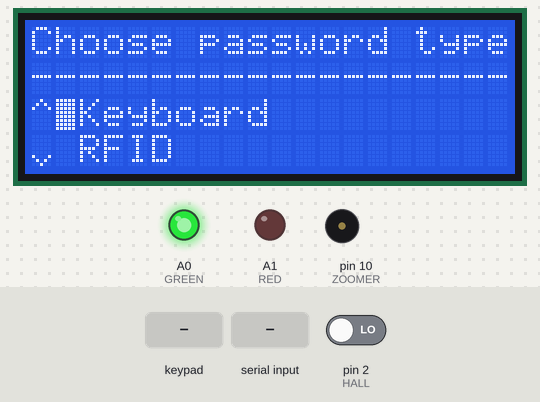
A sketch run on a simulated Arduino Uno, built with avr-gcc and run on an emulated ATmega328P. Shown: 20×4 character LCD, output pins drawn as LEDs (lit = HIGH), buzzer (waves = sounding). The inputs (shaded band) are chosen by the test bench; at power-on: pin 2 (HALL) LOW. Pins used as bus, display or sensor lines are not drawn; what the sketch prints to the serial monitor is not drawn.

Above: at 1.3 s.
1.4 s: keypad keys 5 4 3 A pressed 0.4 s apart
At 3.8 s:
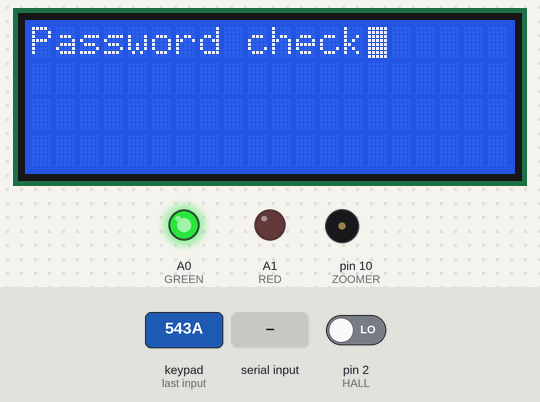
4.5 s: "2-" received over Serial
At 4.92 s:
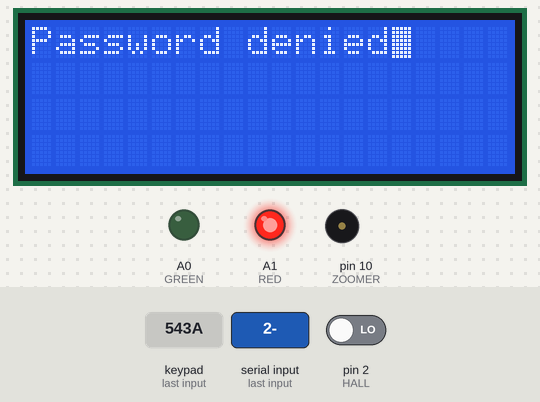
6.5 s: key '2' pressed
At 7.2 s:
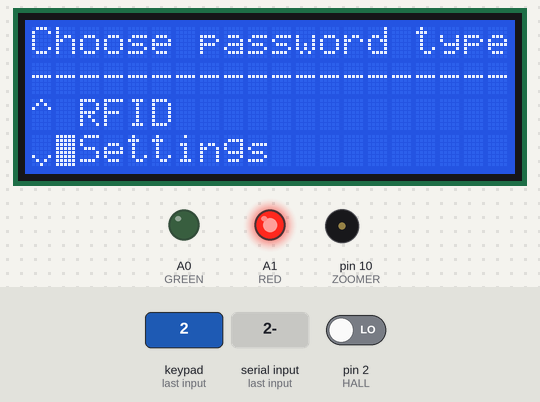
8.0 s: key '5' pressed
At 8.7 s:
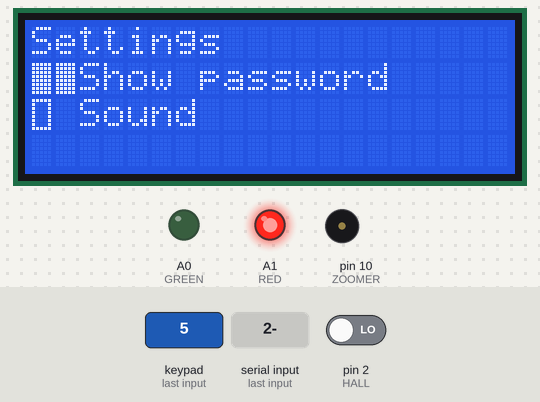
9.5 s: keypad keys 5 4 3 pressed 0.4 s apart
At 9.57 s:
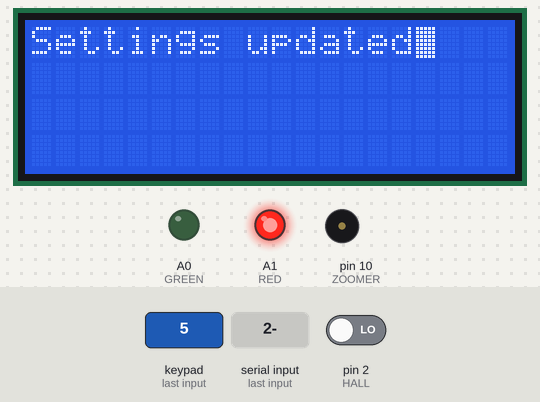
12.2 s: keypad keys 5 4 3 pressed 0.4 s apart
At 13.5 s:
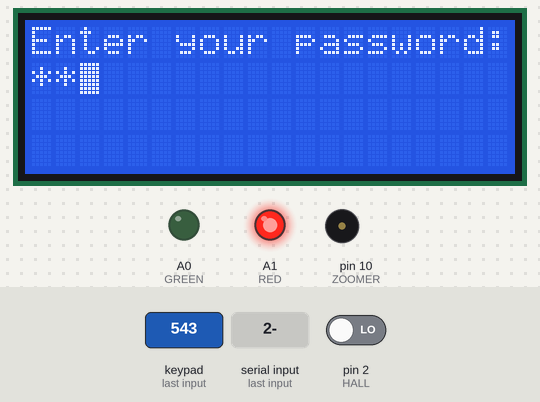
Timing chart, 0 to 15.2 s (numbered marks = the images above; inputs shaded):
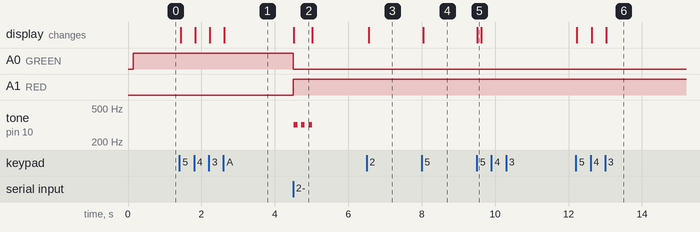

The sketch:

arduino-keylock.ino
```cpp
#include <SPI.h>
#include <Keypad.h>
#include <MFRC522.h>
#include <LiquidCrystal_I2C.h>

#define GREEN A0
#define RED A1
#define ZOOMER 10
#define HALL 2
#define SS_PIN A2
#define RST_PIN A3

// RFID init
MFRC522 mfrc522(SS_PIN, RST_PIN);

// Keypad init
const byte ROWS = 3;
const byte COLS = 4;
char hexaKeys[ROWS][COLS] = {
{'1','2','3','A'},
{'4','5','6','0'},
{'7','8','9','C'}
};
byte rowPins[ROWS] = {5, 4, 3};
byte colPins[COLS] = {9, 8, 7, 6};
Keypad customKeypad = Keypad( makeKeymap(hexaKeys), rowPins, colPins, ROWS, COLS);

// LCD init
LiquidCrystal_I2C lcd (0x27, 20, 4);
byte upsideDownDegree[8]= {
    B00000,
    B00000,
    B00000,
    B00000,
    B00000,
    B10001,
    B01010,
    B00100,
};
byte filledSpace[8]= {
    B11111,
    B11111,
    B11111,
    B11111,
    B11111,
    B11111,
    B11111,
    B11111,
};
byte unFilledSpace[8]= {
    B11111,
    B10001,
    B10001,
    B10001,
    B10001,
    B10001,
    B10001,
    B11111,
};

boolean showPassword = true;
boolean sound = false;
volatile unsigned long globalTimeBufferMillis = 0;

void setup(){

    Serial.begin(9600);

    lcd.init();
    lcd.backlight();
    lcd.createChar(1,upsideDownDegree);
    lcd.createChar(2,filledSpace);
    lcd.createChar(3,unFilledSpace);

    SPI.begin();
    mfrc522.PCD_Init();

    pinMode(GREEN, OUTPUT);
    pinMode(RED, OUTPUT);

    doorIsOpened();

    attachInterrupt(0, doorAction, CHANGE);
    // openUsingRFID();


    // sendPasswordOnCheck("1234", "keypad");

}

void loop() {
    openMenu();
    // delay(1000);
    // Serial.println(mfrc522.PICC_IsNewCardPresent());
}

void doorAction() {
    if (digitalRead(HALL)) {
        Serial.println("Door closed");
        doorIsOpened();
    } else {
        Serial.println("Attention");
        doorIsOpened();
    }
    // waitMicros();
}

void waitMicros() {
    for (int i = 0; i < 300; i++) {

        unsigned int microsTimerBuffer = micros();

        boolean exitState = true;
        while (exitState) {
            if (micros() - microsTimerBuffer > 50000) {
                exitState = false;
            }
        }
    }
}

void doorIsOpened() {
    if (digitalRead(HALL)) {
        digitalWrite(GREEN, 0);
        digitalWrite(RED, 1);
        // return false;
    } else {
        digitalWrite(GREEN, 1);
        digitalWrite(RED, 0);
        // return true;
    }
}


void openMenu() {
    drawMenu();
    listenKeyboardAndChanegeLcd();
}

void drawMenuHeader() {
    lcd.setCursor(0, 0);
    lcd.print("Choose password type");

    lcd.setCursor(0, 1);
    for (int i = 0; i < 20; i++) {
        lcd.print("-");
    }

    lcd.setCursor(0, 2);
    lcd.print("^");

    lcd.setCursor(0, 3);
    lcd.write(1);
}

void drawMenu() {
    drawMenuHeader();
    keyAndRFIDScene();
    lcd.setCursor(1, 2);
    lcd.blink_on();
}

void keyAndRFIDScene() {
    lcd.clear();
    drawMenuHeader();

    lcd.setCursor(2, 2);
    lcd.print("Keyboard");

    lcd.setCursor(2, 3);
    lcd.print("RFID");
}

void ConfigAndRFIDScene() {
    lcd.clear();
    drawMenuHeader();

    lcd.setCursor(2, 2);
    lcd.print("RFID");

    lcd.setCursor(2, 3);
    lcd.print("Settings");
}


void listenKeyboardAndChanegeLcd() {
    // drawMenu();
    byte type = 2;

    while (true) {
        char customKey = customKeypad.getKey();

        if (customKey) {
        if (sound) tone(ZOOMER, 220, 50);


            if (customKey == '2') {
                if (type == 2) {
                    type = 4;
                    drawScene(type, false);
                } else if (type == 4) {
                    type--;
                    drawScene(type, true);
                } else {
                    type--;
                    drawScene(type, false);
                }


            } else if (customKey == '5') {
                if (type == 2) {
                    openUsingKeypad();
                    return;
                } else if (type == 3) {
                    openUsingRFID();
                    lcd.blink_on();
                    return;
                } else if (type == 4) {
                    openSettings();
                    return;
                }
            } else if (customKey == '8') {

                if (type == 4) {
                    type = 2;
                } else {
                    type++;
                }

                drawScene(type, false);

            }

        }

    }

}

void drawRFID() {

    lcd.clear();
    lcd.setCursor(0, 0);
    lcd.print("Bring your RFID");
    lcd.blink_off();
}

void openUsingRFID() {

    drawRFID();

    while (true) {
    // Serial.println("buffer");

        while (true) {
            if ( ! mfrc522.PICC_IsNewCardPresent())
                break;

            if ( !mfrc522.PICC_ReadCardSerial())
                break;

            String buffer = "";
            for (byte i = 0; i < 4; i++) {
                buffer += mfrc522.uid.uidByte[i];
            }
            applyPassword(sendPasswordOnCheck(buffer, "RFID"));

            return;
        }

    }
}


void openSettings() {
    drawMenuSettings();
    listenKeyboardOnSettings();
}

void drawMenuSettings() {
    lcd.clear();

    lcd.setCursor(0, 0);
    lcd.print("Settings");

    lcd.setCursor(0, 1);
    if (showPassword) lcd.write(2);
    if (!showPassword) lcd.write(3);
    lcd.setCursor(2, 1);
    lcd.print("Show password");

    lcd.setCursor(0, 2);
    if (sound) lcd.write(2);
    if (!sound) lcd.write(3);
    lcd.setCursor(2, 2);
    lcd.print("Sound");

    lcd.setCursor(1, 1);

}

void listenKeyboardOnSettings() {
    byte typeSetting = 1;
    while (true) {
        char customKey = customKeypad.getKey();
        if (customKey) {
            if (customKey == '2') {
                if (typeSetting == 1) {
                    typeSetting = 2;
                } else {
                    typeSetting--;
                }
                lcd.setCursor(1, typeSetting);
            } else if (customKey == '5') {
                if (typeSetting == 1) {
                    showPassword = !showPassword;
                    printSuccesSettingsUpdate();
                    return;
                } else if (typeSetting == 2) {
                    sound = !sound;
                    printSuccesSettingsUpdate();
                    return;
                }
            } else if (customKey == '8') {
                if (typeSetting == 2) {
                    typeSetting = 1;
                } else {
                    typeSetting++;
                }
                lcd.setCursor(1, typeSetting);
            } else if (customKey == 'C') {
                return;
            }
        }
    }
}

void printSuccesSettingsUpdate() {
    lcd.clear();
    lcd.setCursor(0, 0);
    lcd.print("Settings updated");
}

void drawScene(byte type, boolean isPrevious) {
    if (type == 2) {
        keyAndRFIDScene();
        lcd.setCursor(1, type);
    }

    if (type == 3) {
        if (isPrevious) {
            ConfigAndRFIDScene();
            lcd.setCursor(1, 2);
        } else {
            keyAndRFIDScene();
            lcd.setCursor(1, type);
        }
    }

    if (type == 4) {
        ConfigAndRFIDScene();
        lcd.setCursor(1, 3);
    }

}

String pass = "";
String key = "";
String enteringPassword = "";

void openUsingKeypad() {

    lcd.clear();
    drawCodeHeader();

    while (true) {
        char customKey = customKeypad.getKey();
        if (customKey) {
            if (sound) tone(ZOOMER, 220, 50);
            if (customKey == 'A') {
                lcd.clear();
                lcd.setCursor(0, 0);
                lcd.print("Password check");
                break;
            } else if (customKey == 'C') {
                enteringPassword = enteringPassword.substring(0, enteringPassword.length() - 1);
                drawPassword();
            } else  {
                enteringPassword += customKey;
                drawPassword();
            }
        }
    }

    applyPassword(sendPasswordOnCheck(enteringPassword, "keypad"));

    enteringPassword = "";
}


char constPassword[71];
boolean sendPasswordOnCheck(String enteringPassword, String type) {
    for (int i = 0; i < sizeof(constPassword); i++) {
        constPassword[i] = '-';
    }

    String sendingData = "check:" + type + ":" + enteringPassword;

    for (int i = 0; i < sendingData.length(); i++) {
        constPassword[i] = sendingData.charAt(i);
    }
    Serial.write(constPassword);
    // Serial.flush();
    improvedDelay(300);
    while (true) {

        if (Serial.available()) {
            String isRight = Serial.readStringUntil('-');

            Serial.println(isRight);

            if (isRight == "1") {
                return true;
            } else {
                return false;
            }
        }
    }
}

void applyPassword(boolean passwordIsRight) {

    if (passwordIsRight) {
        confirmed();
        detachInterrupt(0);
        improvedDelay(30000);
        attachInterrupt(0, doorAction, CHANGE);
    } else {
        denied();
    }
}

String getPasswords() {
    Serial.write("getPasswords");

    improvedDelay(2000);
    Serial.println(Serial.available());
    String buffer = "-1";

    if (Serial.available()) {
        buffer = Serial.readString();
        Serial.println(buffer);
    }

    Serial.println(buffer);

    return buffer;
}

void drawCodeHeader() {
    lcd.setCursor(0, 0);
    lcd.print("Enter your password:");
    lcd.setCursor(0, 1);
}

void drawPassword() {
    lcd.clear();
    drawCodeHeader();
    lcd.setCursor(0, 1);
    if (showPassword) {
        lcd.print(enteringPassword);
    } else {
        for (int i = 0; i < enteringPassword.length(); i++) {
            lcd.print("*");
        }
    }
}


void confirmed() {
    drawConfirm();
    openLock();
    if (sound) confirmSound();
}

void drawConfirm() {
    lcd.clear();
    lcd.setCursor(0, 0);
    lcd.print("Password confirmed");
}

void openLock() {
    digitalWrite(GREEN, 1);
    digitalWrite(RED, 0);
}

void confirmSound() {
    tone(ZOOMER, 220, 100);
    improvedDelay(200);
    noTone(ZOOMER);
    tone(ZOOMER, 220, 100);
    improvedDelay(200);
    noTone(ZOOMER);
    tone(ZOOMER, 220, 100);
}

void denied() {
    drawIncorrectPassword();
    deniedSound();
}

void drawIncorrectPassword() {
    digitalWrite(GREEN, 0);
    digitalWrite(RED, 1);

    lcd.clear();
    lcd.setCursor(0, 0);
    lcd.print("Password denied");
}

void deniedSound() {
    tone(ZOOMER, 320, 100);
    improvedDelay(200);
    noTone(ZOOMER);
    tone(ZOOMER, 320, 100);
    improvedDelay(200);
    noTone(ZOOMER);
    tone(ZOOMER, 320, 100);
}

void improvedDelay(unsigned int waitTime) {
    globalTimeBufferMillis = millis();
    boolean cooldownState = true;

    while (cooldownState) {
        if (millis() - globalTimeBufferMillis > waitTime)
            cooldownState = false;
    }
}
```

Measured:
- after the input at 1.4 s, the display: first changes at once (image 1 shows a later state)
- after the input at 4.5 s, A0 (GREEN): HIGH → LOW at once; A1 (RED): LOW → HIGH at once; tone on pin 10 (ZOOMER): alternates 320 Hz for 0.10 s and silent for 0.10 s, 6 changes in all, then stays silent, starting at once; the display: changes at once (image 2)
- after the input at 6.5 s, the display: changes after 0.06 s (image 3)
- after the input at 8.0 s, the display: changes at once (image 4)
- after the input at 9.5 s, the display: changes at once (image 5)
- after the input at 12.2 s, the display: first changes at once (image 6 shows a later state)
- what the display in image 2 shows lasts 0.5 s, from 4.5 s to 5.0 s
